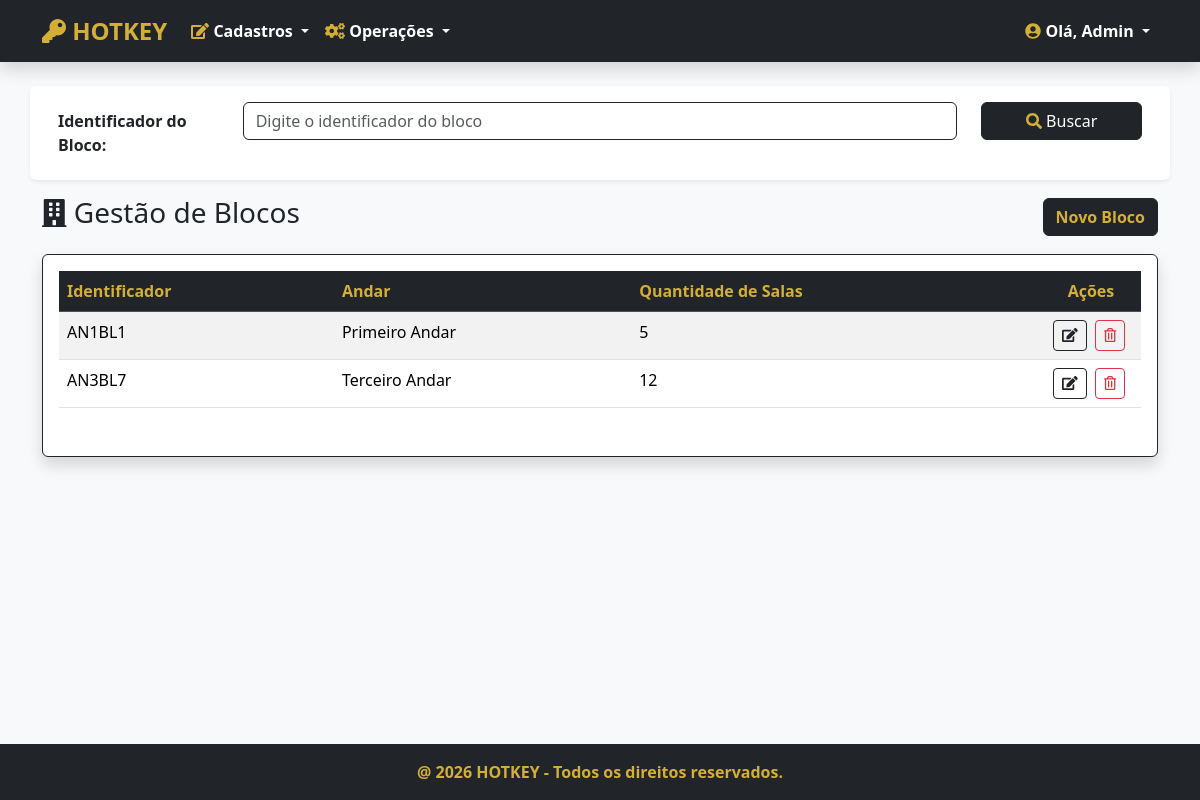
Page /blocos/ (signed in) on the committed database.
### blocos/models.py (models this page shows, shortened)
class Bloco(models.Model):
    ANDAR_CHOICES = [
        ('1', 'Primeiro Andar'),
        ('2', 'Segundo Andar'),
        ('3', 'Terceiro Andar'),
        ('4', 'Quarto Andar'),
        ('5', 'Quinto Andar'),
        ('6', 'Sexto Andar'),
        ('7', 'Setimo Andar'),
        ('8', 'Oitavo Andar'),
    ]
    codigo = models.CharField('Codigo',max_length=100, unique=True, help_text='Identificador do bloco')
    andar = models.CharField('Andar',max_length=100, choices=ANDAR_CHOICES, help_text='Andar do bloco',default='1')
    quantidade = models.IntegerField('Quantidade',validators=[MinValueValidator(0), MaxValueValidator(15)],help_text='Quantidade de salas do bloco(Máx: 15)')
    class Meta:
        verbose_name = 'Bloco'
        verbose_name_plural = 'Blocos'

### blocos/views.py (the view)
# urls.py: path('',BlocoListView.as_view(),name='blocos'),
class BlocoListView(PermissionRequiredMixin,ListView):
    permission_required = 'blocos.view_bloco'
    permission_denied_message = 'Visualizar bloco'
    model = Bloco
    template_name = 'blocos.html'
    def get_queryset(self):
        buscar = self.request.GET.get('buscar')
        qs = super(BlocoListView, self).get_queryset()
        if buscar:
            qs = qs.filter(codigo__icontains=buscar)
        if qs.count() >0:
            paginator = Paginator(qs, 5)
            listagem = paginator.get_page(self.request.GET.get('page'))
            return listagem
        else:
            return messages.info(self.request,('Não existem blocos cadastrados!'))

### blocos/templates/blocos.html (shortened to what this page needs)
{% extends 'index.html' %}
{% load django_bootstrap5 %}
{% block content %}
<section class="section mt-4">
    <div class="container">
        <form action="" method="GET">
            <div class="form-group row p-3 mb-3 bg-white shadow-sm rounded">
                <label class="col-sm-2 col-form-label fw-bold">Identificador do Bloco:</label>
                <div class="col-sm-8">
                    <input class="form-control border-dark" type="text" name="buscar" value="{{ request.GET.buscar }}" placeholder="Digite o identificador do bloco">
                </div>
                <div class="col-sm-2">
                    <button type="submit" class="btn btn-dark w-100"><i class="fas fa-search text-gold"></i> Buscar</button>
                </div>
            </div>
        </form>
        <div class="d-flex justify-content-between align-items-center mb-3">
            <h3 class="text-dark"><i class="fas fa-building"></i> Gestão de Blocos</h3>
            <a href="{% url 'bloco_adicionar' %}" class="btn btn-dark text-gold fw-bold">Novo Bloco</a>
        </div>
        {% if object_list %}
        <div class="card shadow border-dark">
            <div class="card-body">
                <div class="table-responsive">
                    <table class="table table-hover table-striped">
                        <thead class="table-dark">
                            <tr>
                                <th class="text-gold">Identificador</th>
                                <th class="text-gold">Andar</th>
                                <th class="text-gold">Quantidade de Salas</th>
                                <th style="width: 100px; text-align: center" class="text-gold">Ações</th>
                            </tr>
                        </thead>
                        <tbody>
                            {% for bloco in object_list %}
                            <tr>
                                <td>{{ bloco.codigo }}</td>
                                <td>{{ bloco.get_andar_display }}</td>
                                <td>{{ bloco.quantidade }}</td>
                                <td style="text-align: center">
                                    <a href="{% url 'bloco_editar' bloco.pk %}" class="btn btn-sm btn-outline-dark me-1" title="Editar">
                                        <i class="fas fa-edit"></i>
                                    </a>
                                    <a href="{% url 'bloco_apagar' bloco.pk %}" class="btn btn-sm btn-outline-danger me-1" title="Excluir">
                                        <i class="far fa-trash-alt"></i>
                                    </a>
                                </td>
                            </tr>
                            {% endfor %}
                        </tbody>
                    </table>
                </div>
            </div>
        </div>
        {% else %}
        <div class="alert alert-warning border-dark text-dark mt-4">
            <h5 class="m-0"><i class="fas fa-exclamation-triangle text-gold"></i> Não existem blocos cadastrados!</h5>
        </div>
        {% endif %}
    </div>
</section>
{% endblock %}

### home/templates/index.html (shortened to what this page needs)
<!DOCTYPE html>
{% load static %}
{% load django_bootstrap5 %}
<html lang="pt-br" data-bs-theme="light">
{% block head %}
    {% include "head.html" %}
{% endblock %}
<body class="d-flex flex-column min-vh-100">
    <nav class="navbar navbar-expand-lg bg-dark navbar-dark shadow">
        <div class="container">
            <a class="navbar-brand text-gold fw-bold fs-4" href="/">
                <i class="fas fa-key"></i> HOTKEY
            </a>
            <div class="collapse navbar-collapse" id="menuPrincipal">
                {% if request.user.is_authenticated %}
                <ul class="navbar-nav me-auto mb-2 mb-lg-0">
                    <li class="nav-item dropdown">
                        <a class="nav-link dropdown-toggle fw-bold" href="#" id="menuCadastros" role="button" data-bs-toggle="dropdown">
                            <i class="fas fa-edit text-gold"></i> Cadastros
                        </a>
                    </li>
                    <li class="nav-item dropdown">
                        <a class="nav-link dropdown-toggle fw-bold" href="#" id="menuOperacoes" role="button" data-bs-toggle="dropdown">
                            <i class="fas fa-cogs text-gold"></i> Operações
                        </a>
                    </li>
                </ul>
                <ul class="navbar-nav ms-auto">
                    <li class="nav-item dropdown">
                        <a class="nav-link dropdown-toggle fw-bold text-white" href="#" id="menuUsuario" role="button" data-bs-toggle="dropdown">
                            <i class="fas fa-user-circle text-gold"></i> Olá, {{ request.user.username|title }}
                        </a>
                    </li>
                </ul>
                {% endif %}
            </div>
        </div>
    </nav>
    <main class="flex-grow-1">
        {% block content %}{% endblock %}
    </main>
    {% block footer %}
        {% include "footer.html" %}
    {% endblock %}
</body>
</html>

### home/templates/head.html (style rules this page uses)
body { background-color: #f8f9fa; }
.text-gold { color: #D4AF37 !important; }
.navbar-dark .navbar-nav .nav-link { color: #fff; }

### rows in the picture
Bloco: codigo "AN1BL1", andar "Primeiro Andar", quantidade "5"
Bloco: codigo "AN3BL7", andar "Terceiro Andar", quantidade "12"

### other values in the picture
{{ request.user.username|title }} "Admin"
